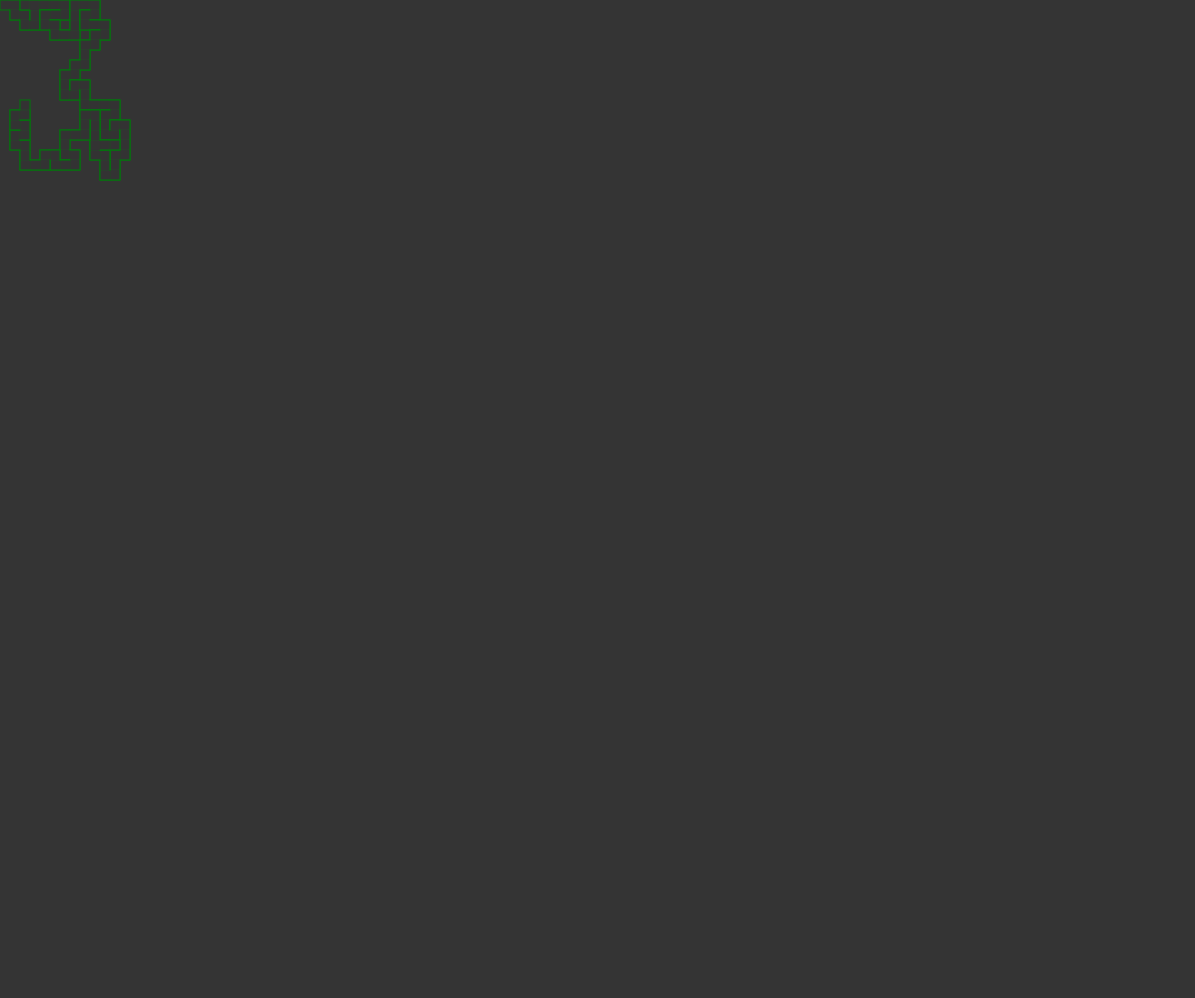
Frame 1 (no input)
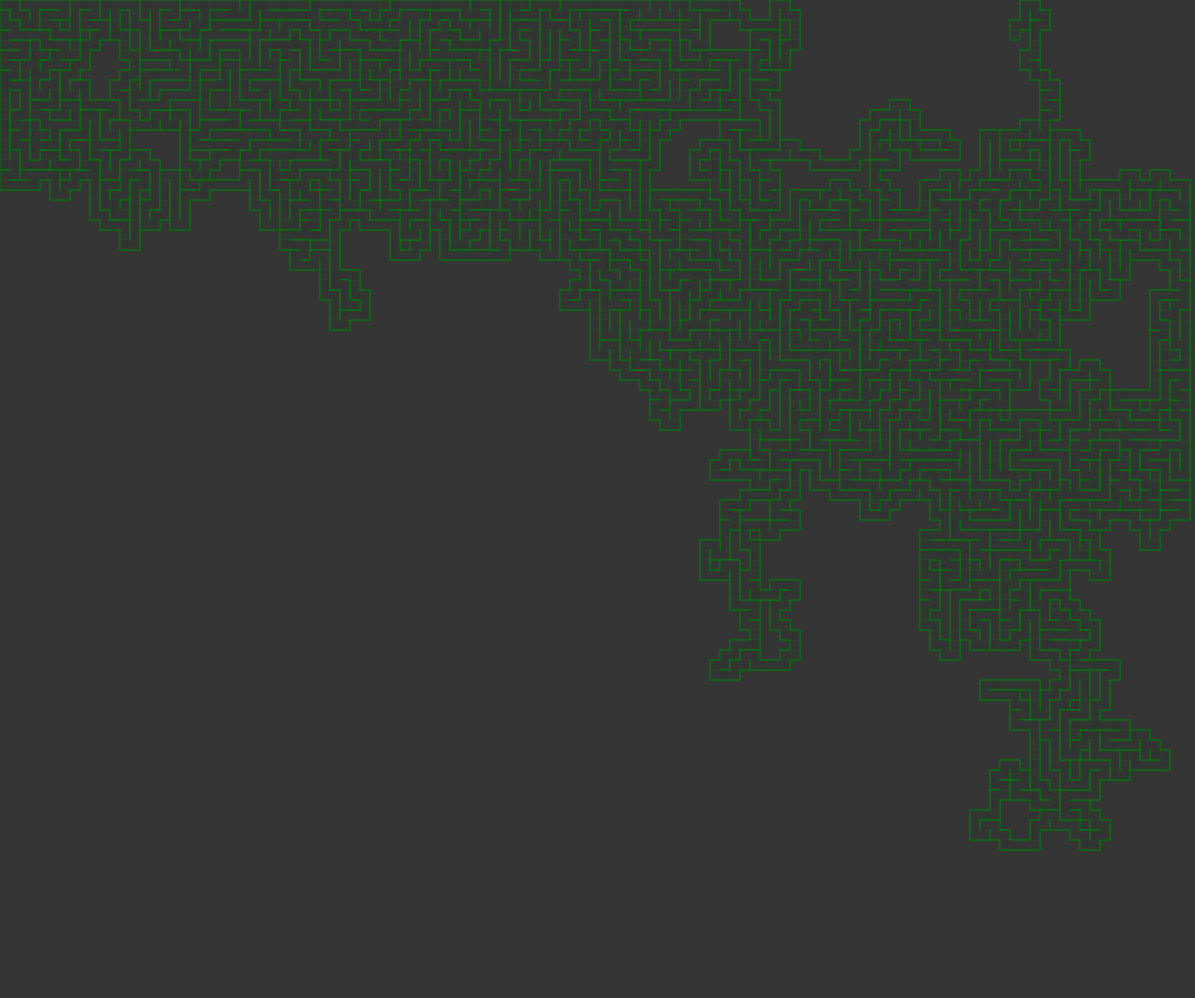
Frame 60 (no input)
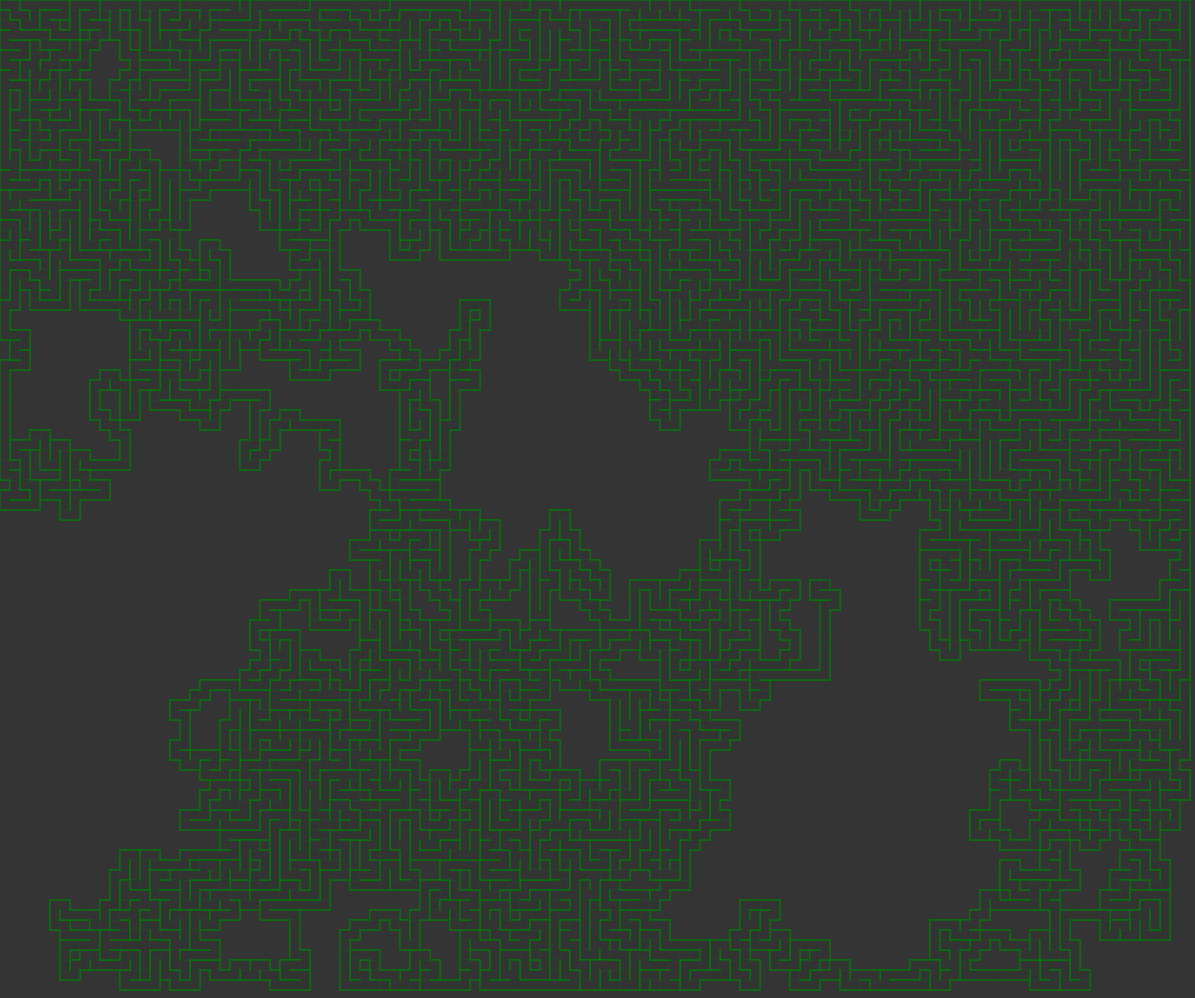
Frame 120 (the mouse pressed at the canvas centre since frame 60)

The p5.js sketch that drew these frames (run headless with seeded random() and noise() and a simulated clock; from frame 60 on, the mouse is pressed at the canvas centre):

// p5.js sketch
// ── sketch.js
let animation;
let animations = [];

function setup() {
    frameRate(60);
    createCanvas(windowWidth - 5, windowHeight - 2);
    background(52);
    setupMazeAnimation();

    animations.push(getFourierSeries(100, 100, 100, .05, 5));
    // animations.push(getFourierSeries(100, 200, 25, .05, 2));
    // animations.push(getFourierSeries(100, 300, 25, .05, 3));
    // animations.push(getFourierSeries(100, 400, 25, .05, 4));
    // animations.push(getFourierSeries(100, 500, 25, .05, 5));
    // animations.push(getFourierSeries(100, 600, 25, .05, 6));
    // animations.push(getFourierSeries(100, 600, 25, .05, 7));

    // animations.push(getFourierSeries(500, 100, 25, .05, 8));
    // animations.push(getFourierSeries(500, 200, 25, .05, 9));
    // animations.push(getFourierSeries(500, 300, 25, .05, 10));
    // animations.push(getFourierSeries(500, 400, 25, .05, 11));
    // animations.push(getFourierSeries(500, 500, 25, .05, 12));
    // animations.push(getFourierSeries(500, 600, 25, .05, 13));
    // animations.push(getFourierSeries(500, 600, 25, .05, 14));

    // animations.push(getFourierSeries(900, 100, 25, .05, 15));
    // animations.push(getFourierSeries(900, 200, 25, .05, 16));
    // animations.push(getFourierSeries(900, 300, 25, .05, 16));
    // animations.push(getFourierSeries(900, 400, 25, .05, 18));
    // animations.push(getFourierSeries(900, 500, 25, .05, 19));
    // animations.push(getFourierSeries(900, 600, 25, .05, 20));
    // animations.push(getFourierSeries(900, 600, 25, .05, 100));
}

function draw() {
    if (!animation.animate()) {

        for (let ani of animations) {
            ani.animate();
            image(ani.graphic, ani.x, ani.y);

            // noLoop();
        }
    };
}

function setupMazeAnimation() {
    animation = new Animation();
    background(52);

    //--- Custom Attr

    animation.step = 100;
    animation.size = 10;
    animation.rows = Math.floor(height / animation.size);
    animation.cols = Math.floor(width / animation.size);

    Cell.setGlobals(animation.size, animation.cols, animation.rows);

    animation.cells = Cell.getArray();
    animation.current = animation.cells[0];
    animation.current.available = false;
    animation.stack = [];

    //---

    animation.addStep(function (frame) {
        for (let n = 0; n < animation.step; n++) {
            let neighbour = animation.current.getNeighbour(animation.cells);
            if (neighbour) {
                animation.current.removeWalls(neighbour);
                animation.current.draw();
                neighbour.draw();
                animation.stack.push(animation.current);
                animation.current = neighbour;
                animation.current.available = false;
            } else if (animation.stack.length > 0) {
                animation.current = animation.stack.pop();
            } else {
                return true;
            }
        }
    });

    animation.addStep(function (frame) {
        return animation.wait(1);
    });

    animation.addStep(function (frame) {
        return true;
    });
}

function setupHackingAnimation() {
    animation = new Animation();
    background(52);

    //--- Custom Attributes for this animation
    animation.offSetX = width / 4;
    animation.offSetY = height / 4;
    animation.terminalWidth = Math.floor(width - 2 * animation.offSetX);
    animation.terminalHeight = Math.floor(height - 2 * animation.offSetY);
    animation.padding = Math.floor(animation.terminalHeight / 11);
    animation.userName = "NT9827";
    animation.password = "******";

    animation.matrixPhrase = "N E O   T O K Y O   P O L I C E   D E P A R T M E N T - D U A R C H Y\
\nSELECT wanted, evidence FROM crimes WHERE\
\ndateOfCrime EQUALS /Yesterday/ AND clues CONTAINS 'drone NT-D-5132'\
\nOutput:\
\n1\tName: Lastname, FirstName\tRace:{Race}\tLast Seen: Litten John Hotel\
\n2\tName: Lastname, FirstName\tRace:{Race}\tLast Seen: Litten John Hotel\
\n3\tName: Unknown\t Race: Unknown\tLast Seen: Unknown\
\nEvidence: Video material from drone NT-D-5132, automatic face recognition software,\
\nbooking of taxer to a location near scene of crime from Litten John Hotel";
    animation.matrixDone = false;
    animation.matrixAllowedChars = " !\"§$%&/(){}=?²³\\^°@€[]ß*+~'#_-.:,;µ<>|`´üÜöÖäÄabcdefghijklmnopqrstuvwxyzABCDEFGHIJKLMNOPQRSTUVWXYZ1234567890";
    animation.matrixChars = [];
    animation.textSize = 12;
    textSize(animation.textSize);
    animation.matrixCols = Math.floor(width / textWidth("@"));
    animation.matrixSpawnProbability = .15;
    animation.matrixIndex = 0;
    animation.matrixDrawOnFrame = 1;
    //---

    textFont('Consolas');

    animation.addStep(function (frame) { /* Terminal Outlines */
        let speed = 3;
        let drawn = false;

        for (let i = 0; i <= speed; i++) {
            //top & bottom
            if (frame + i < animation.terminalWidth) {
                point(animation.offSetX + frame + i, animation.offSetY);
                point(width - animation.offSetX - frame - i, height - animation.offSetY);
                drawn = true;
            }
            //left & right
            if (frame + i < animation.terminalHeight) {
                point(animation.offSetX, height - animation.offSetY - frame - i);
                point(width - animation.offSetX, animation.offSetY + frame + i);
                drawn = true;
            }
        }
        animation.skipFrames(speed);
        return !drawn;
    });
    animation.addStep(function (frame) { /* Wait for dramatic effect */
        return animation.wait(100);
    });
    animation.addStep(function (frame) { /* Write User Text */
        noStroke();
        fill(255);
        textSize(30);
        text("User", animation.offSetX + animation.padding, animation.offSetY + animation.padding);
        return true;
    });
    animation.addStep(function (frame) { /* Write Password Text */
        text("Pass", animation.offSetX + animation.padding, animation.offSetY + 4 * animation.padding);
        return true;
    });
    animation.addStep(function (frame) { /* User Box */
        let speed = 10;
        let drawn = false;
        let boxWidth = animation.terminalWidth - 2 * animation.padding;

        stroke(255);
        for (let i = 0; i <= speed; i++) {
            //top & bottom
            if (frame + i < boxWidth) {
                point(animation.offSetX + animation.padding + frame + i, animation.offSetY + 1.5 * animation.padding);
                point(animation.offSetX + animation.terminalWidth - animation.padding - frame - i, animation.offSetY + 2.5 * animation.padding);
                drawn = true;
            }
            //left & right
            if (frame + i < animation.padding) {
                point(animation.offSetX + animation.padding, animation.offSetY + 1.5 * animation.padding + frame + i);
                point(animation.offSetX + animation.padding + boxWidth, animation.offSetY + 1.5 * animation.padding + frame + i);
                drawn = true;
            }
        }
        animation.skipFrames(speed);
        return !drawn;
    });
    animation.addStep(function (frame) { /* Pass Box */
        let speed = 10;
        let drawn = false;
        let boxWidth = animation.terminalWidth - 2 * animation.padding;

        stroke(255);
        for (let i = 0; i <= speed; i++) {
            //top & bottom
            if (frame + i < boxWidth) {
                point(animation.offSetX + animation.padding + frame + i, animation.offSetY + 4.5 * animation.padding);
                point(animation.offSetX + animation.terminalWidth - animation.padding - frame - i, animation.offSetY + 5.5 * animation.padding);
                drawn = true;
            }
            //left & right
            if (frame + i < animation.padding) {
                point(animation.offSetX + animation.padding, animation.offSetY + 4.5 * animation.padding + frame + i);
                point(animation.offSetX + animation.padding + boxWidth, animation.offSetY + 4.5 * animation.padding + frame + i);
                drawn = true;
            }
        }
        animation.skipFrames(speed);
        return !drawn;
    });
    animation.addStep(function (frame) { /* Write Username in User-Box */
        frameRate(10);
        text(animation.userName[frame],
            animation.offSetX + animation.padding + textSize() / 2 + frame * textSize(),
            animation.offSetY + 2 * animation.padding + animation.padding * .25);

        return animation.userName.length == frame;
    });
    animation.addStep(function (frame) { /* Write Password in User-Box */
        text(animation.password[frame],
            animation.offSetX + animation.padding + textSize() / 2 + frame * textSize(),
            animation.offSetY + 5 * animation.padding + animation.padding * .25);

        return animation.password.length == frame;
    });
    animation.addStep(function (frame) { /* Login Fade Out */
        frameRate(20);
        fill(255, 255, 255, 20);
        rect(animation.offSetX, animation.offSetY, animation.terminalWidth, animation.terminalHeight);

        return frame == 100;
    });
    animation.addStep(function (frame) { /* Welcome Screen */
        textSize(textSize() * 2);
        noStroke();
        textAlign(CENTER);
        fill(0);
        text(`Login successful\nWelcome ${animation.userName}`, width / 2, height / 3);

        return true;
    });
    animation.addStep(function (frame) { /* Wait again*/
        return animation.wait(100);
    });
    animation.addStep(function (frame) { /* Do some nice looking matrix stuff */

        frameRate(60);
        textSize(animation.textSize);

        if (frame % animation.matrixDrawOnFrame == 0) {
            background(55, 55, 55, 100);

            let newText = [];
            for (let i = 0; i <= animation.matrixCols; i++) {
                if (Math.random() < animation.matrixSpawnProbability) {
                    let r = Math.floor(random(animation.matrixAllowedChars.length));

                    let mt = new MatrixText(animation.matrixAllowedChars[r],
                        textSize(),
                        i * Math.floor(width / animation.matrixCols), 0, 0);
                    animation.matrixChars.push(mt);
                    newText.push(mt);
                }
            }

            for (let c of newText) {
                if (!c.highlighted && c.char == animation.matrixPhrase[animation.matrixIndex]) {
                    c.highlight();
                    animation.matrixIndex++;

                    while (animation.matrixPhrase[animation.matrixIndex] == "\n" || animation.matrixPhrase[animation.matrixIndex] == "\t") {
                        animation.matrixIndex++;
                    }
                    break;
                }
            }

            for (let i = 0; i < animation.matrixChars.length; i++) {
                fill(0, 143, 17);
                let c = animation.matrixChars[i];
                c.draw();
                c.moveDown();

                if (c.offScreen()) {
                    animation.matrixChars.splice(i, 1);
                }
            }

            textSize(animation.textSize * 2);

            let rows = animation.matrixPhrase.substring(0, animation.matrixIndex).split("\n").length;
            let tWidth = Math.floor(textWidth(animation.matrixPhrase.substring(0,
                animation.matrixIndex) + 2 * animation.padding));

            fill(52, 52, 52);
            stroke(255);
            rect(width / 2 - tWidth / 2,
                height / 3 - (animation.textSize + animation.padding),
                tWidth,
                2 * animation.padding + (textSize() + 5) * rows
            );

            fill(255, 0, 0);
            noStroke();
            text(animation.matrixPhrase.substring(0,
                    animation.matrixIndex),
                width / 2,
                height / 3);

        }

        return animation.matrixIndex == animation.matrixPhrase.length;
    });

    stroke(255);
    strokeWeight(1);
}

function getFourierSeries(x, y, size, speed, num) {
    let tempanimation = new Animation();

    tempanimation.wave = [];



    tempanimation.x = x;
    tempanimation.y = y;
    tempanimation.speed = speed;
    tempanimation.circleSize = size;
    tempanimation.graphic = createGraphics(tempanimation.circleSize * 15, tempanimation.circleSize * 4);
    tempanimation.numberOfCoords = tempanimation.circleSize * 8;
    tempanimation.graphic.translate(tempanimation.circleSize * 3, tempanimation.graphic.height / 2);

    tempanimation.num = num;
    tempanimation.time = 0;

    tempanimation.originalBackground;

    tempanimation.addStep(function () {
        tempanimation.originalBackground = get(tempanimation.x, tempanimation.y, tempanimation.graphic.width, tempanimation.graphic.height);
        return true;
    });


    tempanimation.addStep(function (frame) {

        let graph = tempanimation.graphic;
        graph.noFill();
        graph.image(tempanimation.originalBackground, -tempanimation.circleSize * 3, -tempanimation.graphic.height / 2);

        let x = 0;
        let y = 0;



        for (let i = 0; i < tempanimation.num; i++) {
            let prevX = x;
            let prevY = y;

            let n = i * 2 + 1; /* Normalize to 1, 3, 5, ... */

            let r = tempanimation.circleSize * (4 / (n * PI));
            x += r * cos(n * tempanimation.time);
            y += r * sin(n * tempanimation.time);

            graph.stroke(255);
            graph.ellipse(prevX, prevY, r * 2);

            graph.stroke(255, 0, 0);
            graph.line(prevX, prevY, x, y);
        }
        tempanimation.wave.unshift(y);

        graph.stroke(0, 100, 200);
        graph.line(x, y, tempanimation.circleSize * 3, tempanimation.wave[0]);
        graph.beginShape();
        graph.stroke(0, 230, 12);
        graph.noFill();
        for (let i = 0; i < tempanimation.wave.length; i++) {
            graph.vertex(i + tempanimation.circleSize * 3, tempanimation.wave[i]);
        }
        graph.endShape();

        graph.stroke(255, 20);

        graph.line(-tempanimation.circleSize * 3, 0, graph.width, 0);

        tempanimation.time += tempanimation.speed;

        if (tempanimation.wave.length > tempanimation.numberOfCoords) {
            tempanimation.wave.pop();
        }

        image(graph, tempanimation.x, tempanimation.y);

    });

    return tempanimation;
}
// ── animation.js
class Animation {

    constructor() {
        this.currentFrame = 0;
        this.entryFrame = null;

        this.steps = []
        this.currentStep = 0;

        this._wait_StartFrame = null;
    }

    animate() {
        if (this.steps.length == this.currentStep) {
            return false;
        }
        
        if (this.steps[this.currentStep]()) {
            this.currentStep++;
        }
        return true;
    }
    
    skipFrames(frames) {
        this.currentFrame += frames;
    }

    wait(frames) {
        if (this._wait_StartFrame == null) {
            this._wait_StartFrame = this.currentFrame;
        }
        if (this.currentFrame - this._wait_StartFrame >= frames) {
            this._wait_StartFrame = null;
            return true;
        }
    }

    addStep(f) {
        let animation = this;
        this.steps.push(function () {
            let frame = animation.normalizeFrame();
            animation.currentFrame++;

            if (f(frame)) {
                animation.releaseEntryFrame();
                return true;
            };

            return false;
        });
    }

    normalizeFrame() {
        if (this.entryFrame == null) {
            this.entryFrame = this.currentFrame;
        }
        return this.currentFrame - this.entryFrame;
    }

    releaseEntryFrame() {
        this.entryFrame = null;
    }
}
// ── cell.js
class Cell {

    constructor(x, y) {
        this.x = x;
        this.y = y;
        this.walls = [true, true, true, true];
        this.available = true;
    }

    static getIndex(x, y) {
        return Cell.array.indexOf(Cell.array.find(o => o.x == x && o.y == y));
    }

    static setGlobals(size, cols, rows) {
        Cell.size = size;
        Cell.cols = cols;
        Cell.rows = rows;
    }

    static getArray() {
        let arr = [];
        for (let x = 0; x < Cell.cols; x++) {
            for (let y = 0; y < Cell.rows; y++) {
                arr.push(new Cell(x, y));
            }
        }
        Cell.array = arr;
        return arr;
    }

    removeWalls(target) {
        if (this.x - target.x == 1) {
            this.walls[3] = false;
            target.walls[1] = false;
        } else if (this.x - target.x == -1) {
            this.walls[1] = false;
            target.walls[3] = false;
        }

        if (this.y - target.y == 1) {
            this.walls[0] = false;
            target.walls[2] = false;
        } else if (this.y - target.y == -1) {
            this.walls[2] = false;
            target.walls[0] = false;
        }
    }

    getNeighbour(cells) {
        let n = [];

        let t = cells[Cell.getIndex(this.x, this.y - 1)];
        let b = cells[Cell.getIndex(this.x, this.y + 1)];
        let l = cells[Cell.getIndex(this.x - 1, this.y)];
        let r = cells[Cell.getIndex(this.x + 1, this.y)];

        if (t && t.available == true) {
            n.push(t);
        }
        if (b && b.available == true) {
            n.push(b);
        }
        if (l && l.available == true) {
            n.push(l);
        }
        if (r && r.available == true) {
            n.push(r);
        }

        let rnd = floor(random(0, n.length));
        return n[rnd];

    }

    draw() {
        noStroke();

        fill(52, 190);

        let drawX = this.x * Cell.size;
        let drawY = this.y * Cell.size;
        rect(drawX, drawY, Cell.size, Cell.size);

        //Draw Lines
        stroke(0, 120, 10);

        //Top, Right, Bottom, Left
        if (this.walls[0]) {
            line(drawX, drawY, drawX + Cell.size, drawY);
        }
        if (this.walls[1]) {
            line(drawX + Cell.size, drawY, drawX + Cell.size, drawY + Cell.size);
        }
        if (this.walls[2]) {
            line(drawX, drawY + Cell.size, drawX + Cell.size, drawY + Cell.size);
        }
        if (this.walls[3]) {
            line(drawX, drawY, drawX, drawY + Cell.size);
        }
    }
}
// ── matrixtext.js
class MatrixText {

    constructor(char, size, x, y, speed) {
        this.char = char;
        this.size = size;
        this.x = x;
        this.y = y;
        this.speed = floor(speed * 2);
        this.highlighted = false;
    }

    draw() {
        if (this.highlighted) {
            push();
            fill(255, 0, 0);
            noStroke();
        }
        text(this.char, this.x, this.y);

        if (this.highlighted) {
            pop();
        }
    }

    moveDown() {
        this.y += this.size + this.speed;
    }

    offScreen() {
        return this.y > windowHeight;
    }

    highlight() {
        this.highlighted = true;
    }
}
